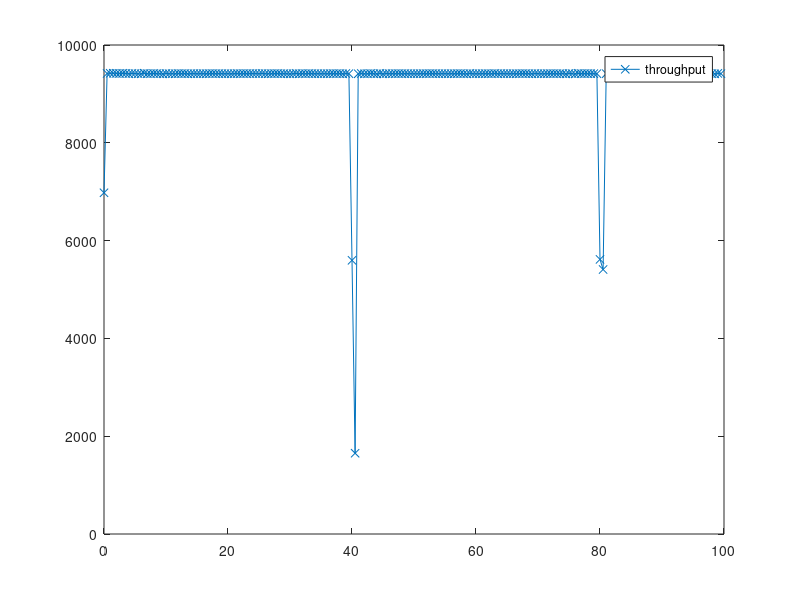

Here is the MATLAB script that generated this plot:
data = [6978,9418,9421,9421,9420,9418,9420,9417,9413,9419,9417,9413,9412,9421,9414,9414,9417,9415,9414,9410,9419,9414,9415,9413,9416,9414,9415,9413,9415,9416,9414,9415,9415,9414,9415,9415,9414,9415,9415,9414,9415,9413,9415,9416,9414,9415,9415,9416,9416,9416,9414,9418,9415,9414,9414,9415,9416,9414,9415,9414,9411,9414,9418,9414,9415,9413,9416,9415,9414,9415,9414,9415,9414,9415,9415,9414,9415,9412,9417,9414,5597,1652,9412,9417,9412,9413,9417,9414,9411,9419,9411,9417,9415,9415,9414,9415,9414,9415,9415,9415,9414,9414,9415,9415,9414,9415,9415,9415,9414,9415,9415,9414,9415,9414,9415,9415,9413,9412,9418,9414,9414,9414,9415,9415,9414,9413,9417,9414,9416,9415,9415,9414,9415,9414,9414,9415,9415,9414,9413,9417,9415,9414,9414,9415,9415,9414,9414,9414,9416,9410,9419,9415,9410,9419,9415,9415,9415,9415,9415,9414,5616,5409,9414,9414,9415,9415,9415,9414,9415,9415,9414,9414,9414,9416,9415,9415,9415,9412,9417,9415,9414,9413,9416,9415,9414,9412,9417,9414,9415,9414,9415,9412,9417,9415,9415,9414,9414,9411,9419,9414];

figure(1)
y1 = plot([0:0.5:99.5], data, 'x-');
axis([0 100 0 10000]);
legend('throughput');
